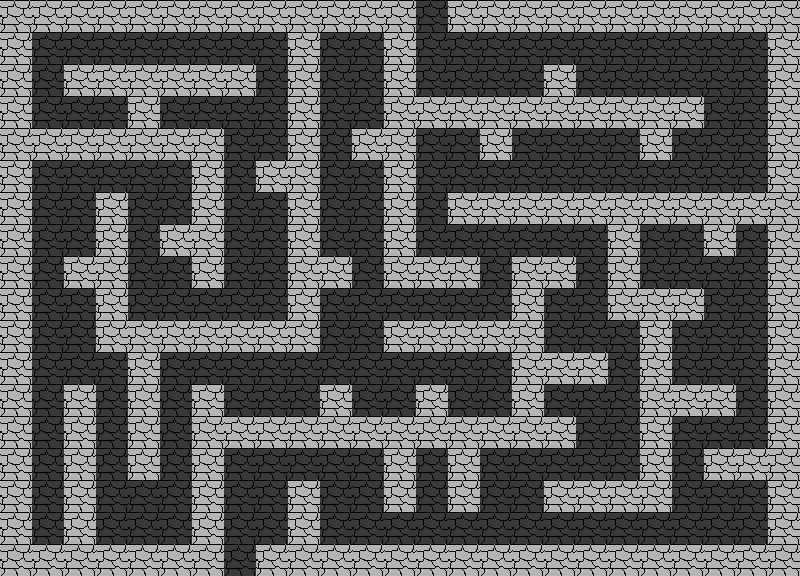

This game map was drawn from its Tiled (.tmx) file and the tilesets committed beside it. A one-line description and the full map source follow:
An orthogonal 25x18 tile map with 32x32 px tiles, 1 tile layer (floor) and 5 objects (3x door, player, enemy).

<map version="1.10" tiledversion="1.11.2" orientation="orthogonal" renderorder="right-down" width="25" height="18" tilewidth="32" tileheight="32" infinite="0" nextlayerid="3" nextobjectid="6">
 <tileset firstgid="1" source="placeholder.tsx" />
 <layer id="1" name="floor" width="25" height="18">
  <data encoding="csv">
2,2,2,2,2,2,2,2,2,2,2,2,2,1,2,2,2,2,2,2,2,2,2,2,2,
2,1,1,1,1,1,1,1,1,2,1,1,2,1,1,1,1,1,1,1,1,1,1,1,2,
2,1,2,2,2,2,2,2,1,2,1,1,2,1,1,1,1,2,1,1,1,1,1,1,2,
2,1,1,1,2,1,1,1,1,2,1,1,2,2,2,2,2,2,2,2,2,2,1,1,2,
2,2,2,2,2,2,2,1,1,2,1,2,2,1,1,2,1,1,1,1,2,1,1,1,2,
2,1,1,1,1,1,2,1,2,2,1,1,2,1,1,1,1,1,1,1,1,1,1,1,2,
2,1,1,2,1,1,2,1,1,2,1,1,2,1,2,2,2,2,2,2,2,2,2,2,2,
2,1,1,2,1,2,2,1,1,2,1,1,2,1,1,1,1,1,1,2,1,1,2,1,2,
2,1,2,2,1,1,2,1,1,2,2,1,2,2,2,1,2,2,1,2,1,1,1,1,2,
2,1,1,2,1,1,1,1,1,2,1,1,1,1,1,1,2,1,1,2,2,2,1,1,2,
2,1,1,2,2,2,2,2,2,2,1,1,2,2,2,2,2,1,1,1,2,1,1,1,2,
2,1,1,1,2,1,1,1,1,1,1,1,1,1,1,1,2,2,2,1,2,1,1,1,2,
2,1,2,1,2,1,2,1,1,1,2,1,1,2,1,1,2,1,1,1,2,2,2,1,2,
2,1,2,1,2,1,2,2,2,2,2,2,2,2,2,2,2,2,1,1,2,1,1,1,2,
2,1,2,1,2,1,2,1,1,1,1,1,2,1,2,1,1,1,1,1,2,1,2,2,2,
2,1,2,1,1,1,2,1,1,2,1,1,2,1,2,1,1,2,2,2,2,1,1,1,2,
2,1,2,1,1,1,2,1,1,2,1,1,1,1,1,1,1,1,1,1,1,1,1,1,2,
2,2,2,2,2,2,2,1,2,2,2,2,2,2,2,2,2,2,2,2,2,2,2,2,2
</data>
 </layer>
 <objectgroup id="2" name="objects">
  <object id="1" type="door" gid="3" x="224" y="576" width="32" height="32" />
  <object id="2" type="door" gid="3" x="416" y="32" width="32" height="32" />
  <object id="3" type="door" gid="3" x="0" y="64" width="32" height="32" />
  <object id="4" type="player" gid="4" x="32" y="64" width="32" height="32" />
  <object id="5" type="enemy" gid="5" x="416" y="64" width="32" height="32" />
 </objectgroup>
</map>
